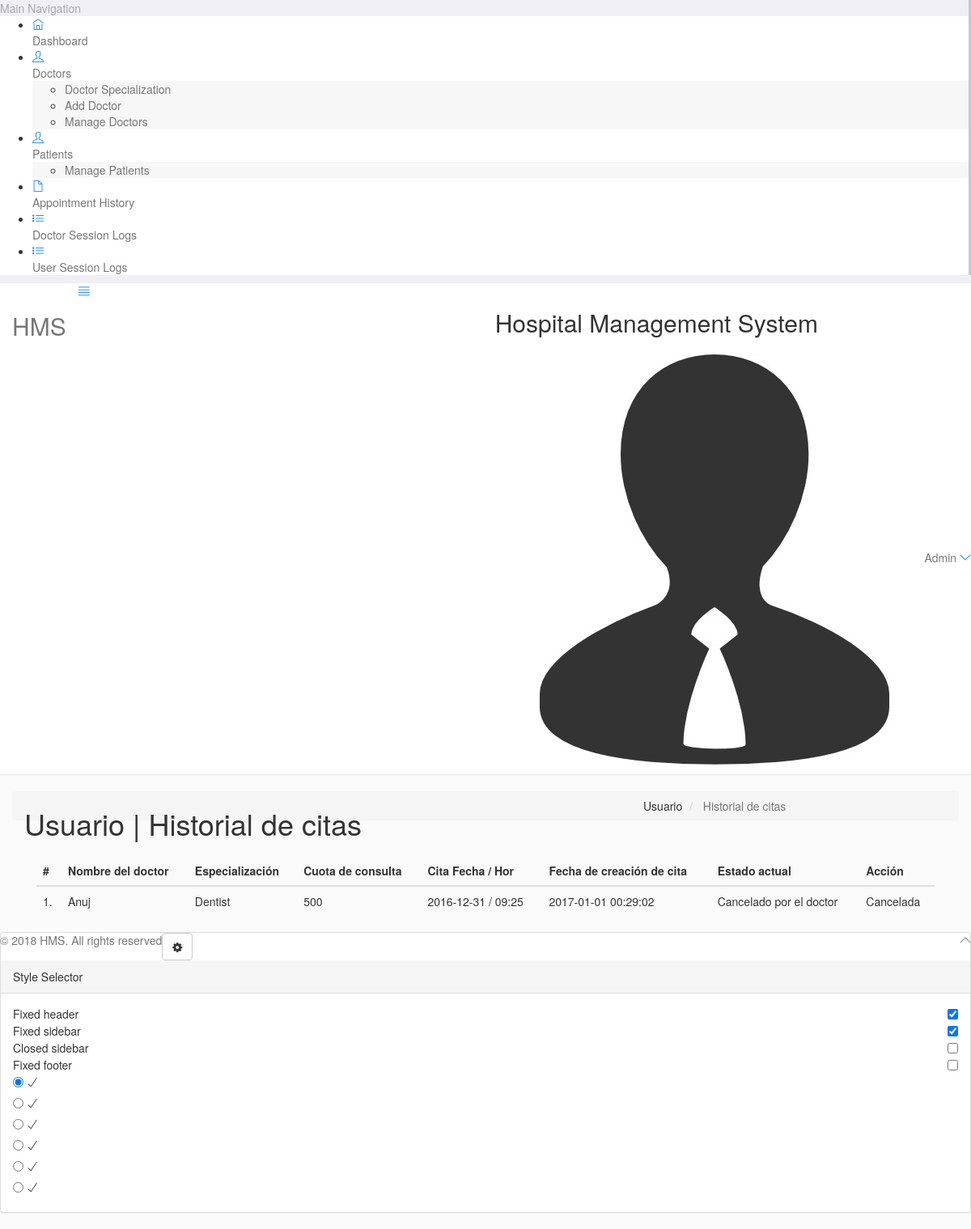
The app's page /Backend/hms/admin2/appointment-history.php (signed in) with its own data.
### tables this page shows
CREATE TABLE `appointment` (
  `id` int(11) NOT NULL,
  `doctorSpecialization` varchar(255) NOT NULL,
  `doctorId` int(11) NOT NULL,
  `userId` int(11) NOT NULL,
  `consultancyFees` int(11) NOT NULL,
  `appointmentDate` varchar(255) NOT NULL,
  `appointmentTime` varchar(255) NOT NULL,
  `postingDate` timestamp NOT NULL DEFAULT CURRENT_TIMESTAMP,
  `userStatus` int(11) NOT NULL,
  `doctorStatus` int(11) NOT NULL,
  `updationDate` varchar(255) NOT NULL
);

CREATE TABLE `doctors` (
  `id` int(11) NOT NULL,
  `specilization` varchar(255) NOT NULL,
  `doctorName` varchar(255) NOT NULL,
  `address` longtext NOT NULL,
  `docFees` varchar(255) NOT NULL,
  `contactno` bigint(11) NOT NULL,
  `docEmail` varchar(255) NOT NULL,
  `password` varchar(255) NOT NULL,
  `creationDate` timestamp NOT NULL DEFAULT CURRENT_TIMESTAMP,
  `updationDate` varchar(255) NOT NULL
);

### Backend/hms/admin2/appointment-history.php (the view, shortened to what this page needs)
<?php
include('include/config.php');
?>
<!DOCTYPE html>
<html lang="en">
	<head>
		<link rel="stylesheet" href="vendor/bootstrap/css/bootstrap.min.css">
		<link rel="stylesheet" href="vendor/fontawesome/css/font-awesome.min.css">
		<link rel="stylesheet" href="vendor/themify-icons/themify-icons.min.css">
		<link href="vendor/animate.css/animate.min.css" rel="stylesheet" media="screen">
		<link href="vendor/perfect-scrollbar/perfect-scrollbar.min.css" rel="stylesheet" media="screen">
		<link href="vendor/switchery/switchery.min.css" rel="stylesheet" media="screen">
		<link href="vendor/bootstrap-touchspin/jquery.bootstrap-touchspin.min.css" rel="stylesheet" media="screen">
		<link href="vendor/select2/select2.min.css" rel="stylesheet" media="screen">
		<link href="vendor/bootstrap-datepicker/bootstrap-datepicker3.standalone.min.css" rel="stylesheet" media="screen">
		<link href="vendor/bootstrap-timepicker/bootstrap-timepicker.min.css" rel="stylesheet" media="screen">
		<link rel="stylesheet" href="assets/css/styles.css">
		<link rel="stylesheet" href="assets/css/plugins.css">
		<link rel="stylesheet" href="assets/css/themes/theme-1.css" id="skin_color" />
	</head>
	<body>
		<div id="app">
<?php include('include/sidebar.php');?>
			<div class="app-content">
					<?php include('include/header.php');?>
				<div class="main-content" >
					<div class="wrap-content container" id="container">
						<section id="page-title">
							<div class="row">
								<div class="col-sm-8">
									<h1 class="mainTitle">Usuario  | Historial de citas</h1>
																	</div>
								<ol class="breadcrumb">
									<li>
										<span>Usuario </span>
									</li>
									<li class="active">
										<span>Historial de citas</span>
									</li>
								</ol>
							</div>
						</section>
						<div class="container-fluid container-fullw bg-white">
									<div class="row">
								<div class="col-md-12">
									<table class="table table-hover" id="sample-table-1">
										<thead>
											<tr>
												<th class="center">#</th>
												<th class="hidden-xs">Nombre del doctor</th>
												<th>Especialización</th>
												<th>Cuota de consulta</th>
												<th>Cita Fecha / Hor </th>
												<th>Fecha de creación de cita  </th>
												<th>Estado actual</th>
												<th>Acción</th>
											</tr>
										</thead>
										<tbody>
<?php
$sql=mysqli_query($con,"select doctors.doctorName as docname,appointment.*  from appointment join doctors on doctors.id=appointment.doctorId where appointment.userId='".$_SESSION['id']."'");
$cnt=1;
while($row=mysqli_fetch_array($sql))
{
?>
											<tr>
												<td class="center"><?php echo $cnt;?>.</td>
												<td class="hidden-xs"><?php echo $row['docname'];?></td>
												<td><?php echo $row['doctorSpecialization'];?></td>
												<td><?php echo $row['consultancyFees'];?></td>
												<td><?php echo $row['appointmentDate'];?> / <?php echo
												 $row['appointmentTime'];?>
												</td>
												<td><?php echo $row['postingDate'];?></td>
												<td>
<?php if(($row['userStatus']==1) && ($row['doctorStatus']==1))
if(($row['userStatus']==1) && ($row['doctorStatus']==0))
{
	echo "Cancelado por el doctor";
}
												?></td>
												<td >
												<div class="visible-md visible-lg hidden-sm hidden-xs">
							<?php if(($row['userStatus']==1) && ($row['doctorStatus']==1))
{ ?>
	<a href="appointment-history.php?id=<?php echo $row['id']?>&cancel=update" onClick="return confirm('¿Estás seguro que deseas cancelar la cita?')"class="btn btn-transparent btn-xs tooltips" title="Cancel Appointment" tooltip-placement="top" tooltip="Remove">Cancelar</a>
	<?php } else {
		echo "Cancelada";
		} ?>
												</div>
												</td>
											</tr>
											<?php
$cnt=$cnt+1;
											 }?>
										</tbody>
									</table>
								</div>
							</div>
								</div>
					</div>
				</div>
			</div>
	<?php include('include/footer.php');?>
	<?php include('include/setting.php');?>
		</div>
	</body>
</html>

### Backend/hms/admin2/assets/css/themes/theme-1.css (style rules this page uses)
body { background: #FAFAFA; }

### records on screen
appointment: doctorId.doctorName "Anuj", doctorSpecialization "Dentist", consultancyFees "500", appointmentDate "2016-12-31", appointmentTime "09:25", postingDate "2017-01-01 00:29:02", userStatus "Cancelado por el doctor"
